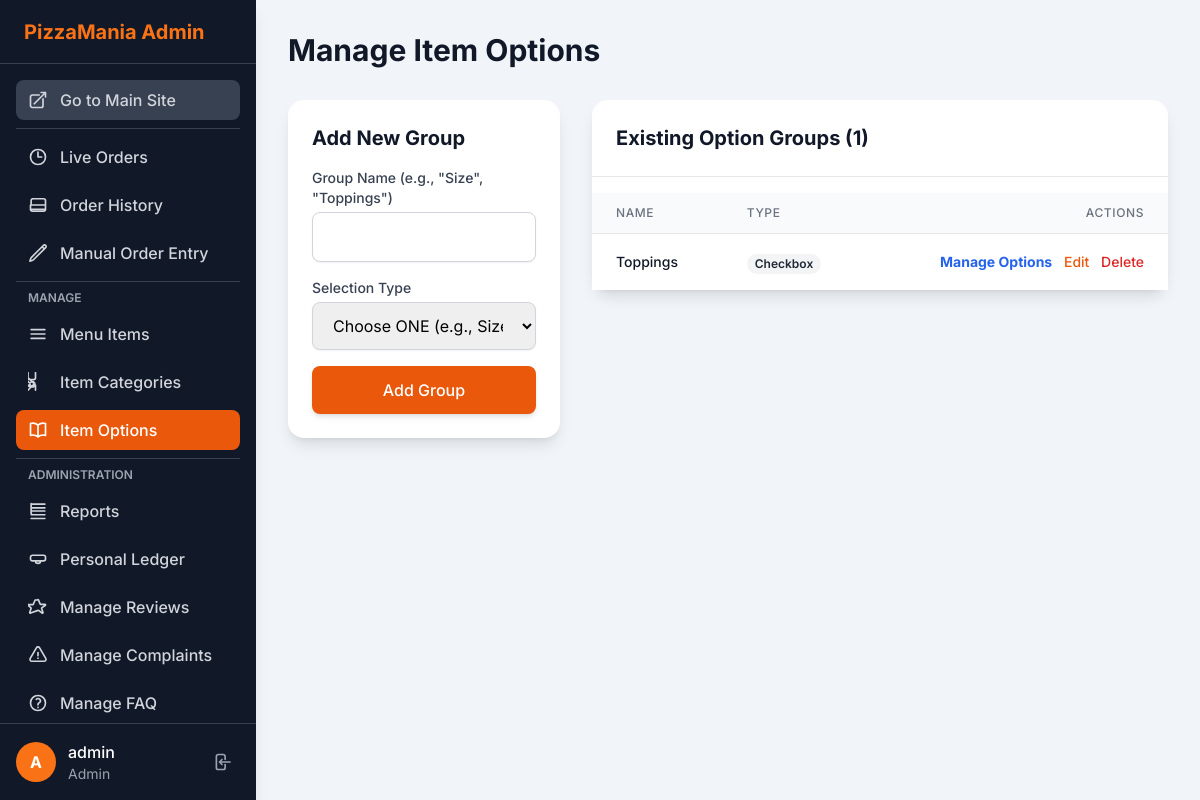
Before: /admin/manage_item_options.php (signed in) with the older database file.
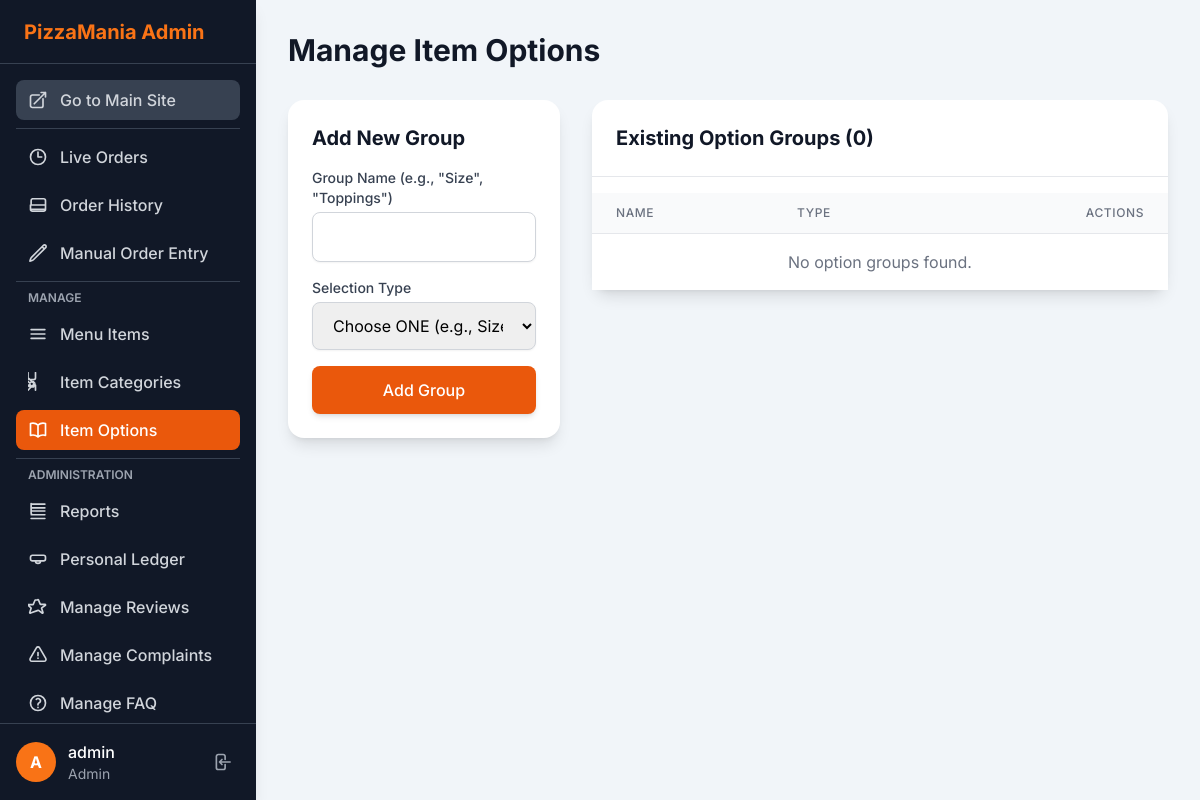
After: the same page with the newer database file.
### tables this page shows
CREATE TABLE IF NOT EXISTS `item_options_groups` (
  `id` int NOT NULL AUTO_INCREMENT,
  `name` varchar(100) NOT NULL,
  `type` enum('radio','checkbox') NOT NULL,
  PRIMARY KEY (`id`)
);

### config.php (called while the page is built, shortened)
<?php
function get_csrf_token() {
    return $_SESSION['csrf_token'];
}
function e($data) {
    return htmlspecialchars($data ?? '', ENT_QUOTES, 'UTF-8');
}
?>

### admin/manage_item_options.php (the view, shortened to what the changed rows need)
<?php
require_once('header.php');
$action = $_GET['action'] ?? 'list_groups';
$page_title = 'Manage Item Options';
$groups = [];
if ($action === 'list_groups') {
    $result = $db->query("SELECT * FROM item_options_groups ORDER BY name ASC");
    if ($result) {
        while ($row = $result->fetch_assoc()) {
            $groups[] = $row;
        }
    }
}
?>
<h1 class="text-3xl font-bold text-gray-900 mb-8"><?php echo e($page_title); ?></h1>
<div class="grid grid-cols-1 lg:grid-cols-3 gap-8">
    <div class="lg:col-span-1">
        <?php if ($action === 'list_groups' || $action === 'edit_group'): ?>
        <div class="bg-white p-6 rounded-2xl shadow-lg">
            <h2 class="text-xl font-bold text-gray-900 mb-4">
                <?php echo ($action === 'edit_group') ? 'Edit Group' : 'Add New Group'; ?>
            </h2>
        </div>
        <?php endif; ?>
    </div>
    <div class="lg:col-span-2">
        <div class="bg-white rounded-2xl shadow-lg">
            <?php if ($action === 'list_groups' || $action === 'edit_group'): ?>
            <h2 class="text-xl font-bold text-gray-900 mb-4 p-6 border-b border-gray-200">
                Existing Option Groups (<?php echo count($groups); ?>)
            </h2>
            <div class="overflow-x-auto">
                <table class="min-w-full divide-y divide-gray-200">
                    <thead class="bg-gray-50">
                        <tr>
                            <th scope="col" class="px-6 py-3 text-left text-xs font-medium text-gray-500 uppercase tracking-wider">Name</th>
                            <th scope="col" class="px-6 py-3 text-left text-xs font-medium text-gray-500 uppercase tracking-wider">Type</th>
                            <th scope="col" class="px-6 py-3 text-right text-xs font-medium text-gray-500 uppercase tracking-wider">Actions</th>
                        </tr>
                    </thead>
                    <tbody class="bg-white divide-y divide-gray-200">
                        <?php if (empty($groups)): ?>
                            <tr><td colspan="3" class="px-6 py-4 text-center text-gray-500">No option groups found.</td></tr>
                        <?php else: ?>
                            <?php foreach ($groups as $group): ?>
                                <tr>
                                    <td class="px-6 py-4 whitespace-nowrap"><div class="text-sm font-medium text-gray-900"><?php echo e($group['name']); ?></div></td>
                                    <td class="px-6 py-4 whitespace-nowrap"><span class="px-2 inline-flex text-xs leading-5 font-semibold rounded-full bg-gray-100 text-gray-800 capitalize"><?php echo e($group['type']); ?></span></td>
                                    <td class="px-6 py-4 whitespace-nowrap text-right text-sm font-medium space-x-2">
                                        <a href="manage_item_options.php?action=manage_options&group_id=<?php echo e($group['id']); ?>" class="text-blue-600 hover:text-blue-900 font-bold">Manage Options</a>
                                        <a href="manage_item_options.php?action=edit_group&id=<?php echo e($group['id']); ?>" class="text-orange-600 hover:text-orange-900">Edit</a>
                                        <a href="manage_item_options.php?action=delete_group&id=<?php echo e($group['id']); ?>&csrf_token=<?php echo e(get_csrf_token()); ?>"
                                           class="text-red-600 hover:text-red-900"
                                           onclick="return confirm('Are you sure you want to delete this group? ALL its options will be deleted.');">Delete</a>
                                    </td>
                                </tr>
                            <?php endforeach; ?>
                        <?php endif; ?>
                    </tbody>
                </table>
            </div>
            <?php endif; ?>
        </div>
    </div>
</div>
<?php
require_once('footer.php');
?>

Changed rows visible on the page:
removed item_options_groups: name "Toppings", type "Checkbox"
Other visible differences:
count($groups): "1" → "0"
text now shown: "No option groups found."
